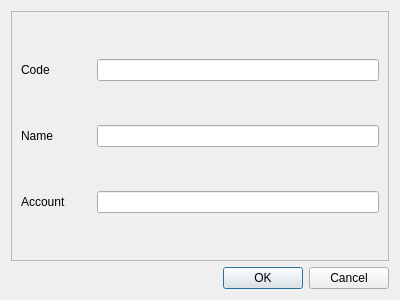
<?xml version="1.0" encoding="UTF-8"?>
<ui version="4.0">
 <class>modcom</class>
 <widget class="QWidget" name="modcom">
  <property name="geometry">
   <rect>
    <x>0</x>
    <y>0</y>
    <width>400</width>
    <height>300</height>
   </rect>
  </property>
  <property name="windowTitle">
   <string>Modify Comapany Information</string>
  </property>
  <layout class="QVBoxLayout" name="verticalLayout">
   <item>
    <widget class="QFrame" name="frame">
     <property name="frameShape">
      <enum>QFrame::StyledPanel</enum>
     </property>
     <property name="frameShadow">
      <enum>QFrame::Raised</enum>
     </property>
     <layout class="QGridLayout" name="gridLayout">
      <item row="1" column="0">
       <widget class="QLabel" name="label_7">
        <property name="sizePolicy">
         <sizepolicy hsizetype="Preferred" vsizetype="Fixed">
          <horstretch>0</horstretch>
          <verstretch>0</verstretch>
         </sizepolicy>
        </property>
        <property name="minimumSize">
         <size>
          <width>70</width>
          <height>0</height>
         </size>
        </property>
        <property name="maximumSize">
         <size>
          <width>100</width>
          <height>16777215</height>
         </size>
        </property>
        <property name="text">
         <string>Name</string>
        </property>
       </widget>
      </item>
      <item row="0" column="2">
       <widget class="QLineEdit" name="ID">
        <property name="minimumSize">
         <size>
          <width>116</width>
          <height>0</height>
         </size>
        </property>
        <property name="maximumSize">
         <size>
          <width>16777215</width>
          <height>16777215</height>
         </size>
        </property>
        <property name="text">
         <string/>
        </property>
       </widget>
      </item>
      <item row="1" column="2">
       <widget class="QLineEdit" name="name">
        <property name="minimumSize">
         <size>
          <width>116</width>
          <height>0</height>
         </size>
        </property>
        <property name="maximumSize">
         <size>
          <width>16777215</width>
          <height>16777215</height>
         </size>
        </property>
       </widget>
      </item>
      <item row="2" column="0">
       <widget class="QLabel" name="label_8">
        <property name="sizePolicy">
         <sizepolicy hsizetype="Preferred" vsizetype="Fixed">
          <horstretch>0</horstretch>
          <verstretch>0</verstretch>
         </sizepolicy>
        </property>
        <property name="minimumSize">
         <size>
          <width>70</width>
          <height>0</height>
         </size>
        </property>
        <property name="maximumSize">
         <size>
          <width>100</width>
          <height>16777215</height>
         </size>
        </property>
        <property name="text">
         <string>Account</string>
        </property>
       </widget>
      </item>
      <item row="0" column="0">
       <widget class="QLabel" name="label_6">
        <property name="sizePolicy">
         <sizepolicy hsizetype="Preferred" vsizetype="Fixed">
          <horstretch>0</horstretch>
          <verstretch>0</verstretch>
         </sizepolicy>
        </property>
        <property name="minimumSize">
         <size>
          <width>70</width>
          <height>0</height>
         </size>
        </property>
        <property name="maximumSize">
         <size>
          <width>100</width>
          <height>16777215</height>
         </size>
        </property>
        <property name="text">
         <string>Code</string>
        </property>
       </widget>
      </item>
      <item row="2" column="2">
       <widget class="QLineEdit" name="account">
        <property name="minimumSize">
         <size>
          <width>116</width>
          <height>0</height>
         </size>
        </property>
        <property name="maximumSize">
         <size>
          <width>16777215</width>
          <height>16777215</height>
         </size>
        </property>
        <property name="text">
         <string/>
        </property>
       </widget>
      </item>
     </layout>
    </widget>
   </item>
   <item>
    <widget class="QDialogButtonBox" name="buttonBox">
     <property name="standardButtons">
      <set>QDialogButtonBox::Cancel|QDialogButtonBox::Ok</set>
     </property>
    </widget>
   </item>
  </layout>
 </widget>
 <resources/>
 <connections/>
</ui>
